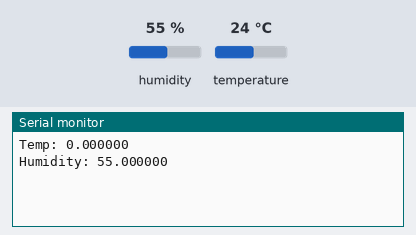
A sketch run on a simulated Particle Photon. On the bench: the last lines printed to the serial monitor. The test bench sets the inputs (shaded band); at power-on: humidity 55 %, temperature 24 °C.

Above: at 18.0 s.
18.1 s: humidity set to 22 %
At 20.9 s:
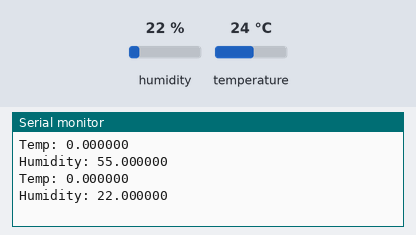
33.1 s: humidity set to 40 %
At 40.6 s:
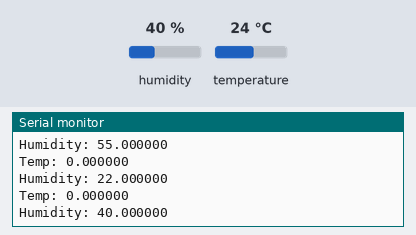

Measured:
- after the input at 18.1 s, the serial monitor: prints a new line after 1.9 s (image 1)
- after the input at 33.1 s, the serial monitor: prints a new line after 7.0 s (image 2)

The sketch:

readtemperature.ino
```cpp
// This #include statement was automatically added by the Particle IDE.
#include "Grove_Temperature_And_Humidity_Sensor.h"

DHT dht(D4);
double temp, humidity;
double temp_dbl, humidity_dbl;

void setup() {
  Serial.begin(9600);
  dht.begin();
  Particle.variable("temp", temp_dbl);
  Particle.variable("humidity", humidity_dbl);
}

void loop() {
  temp = dht.getTempCelcius();
  humidity = dht.getHumidity();
  temp_dbl = temp;
  humidity_dbl = humidity;
  Serial.printlnf("Temp: %f", temp);
  Serial.printlnf("Humidity: %f", humidity);

  String temp_str = String(temp_dbl);
  Particle.publish("temp", temp_str, PRIVATE);

  delay(20000);
}
```
